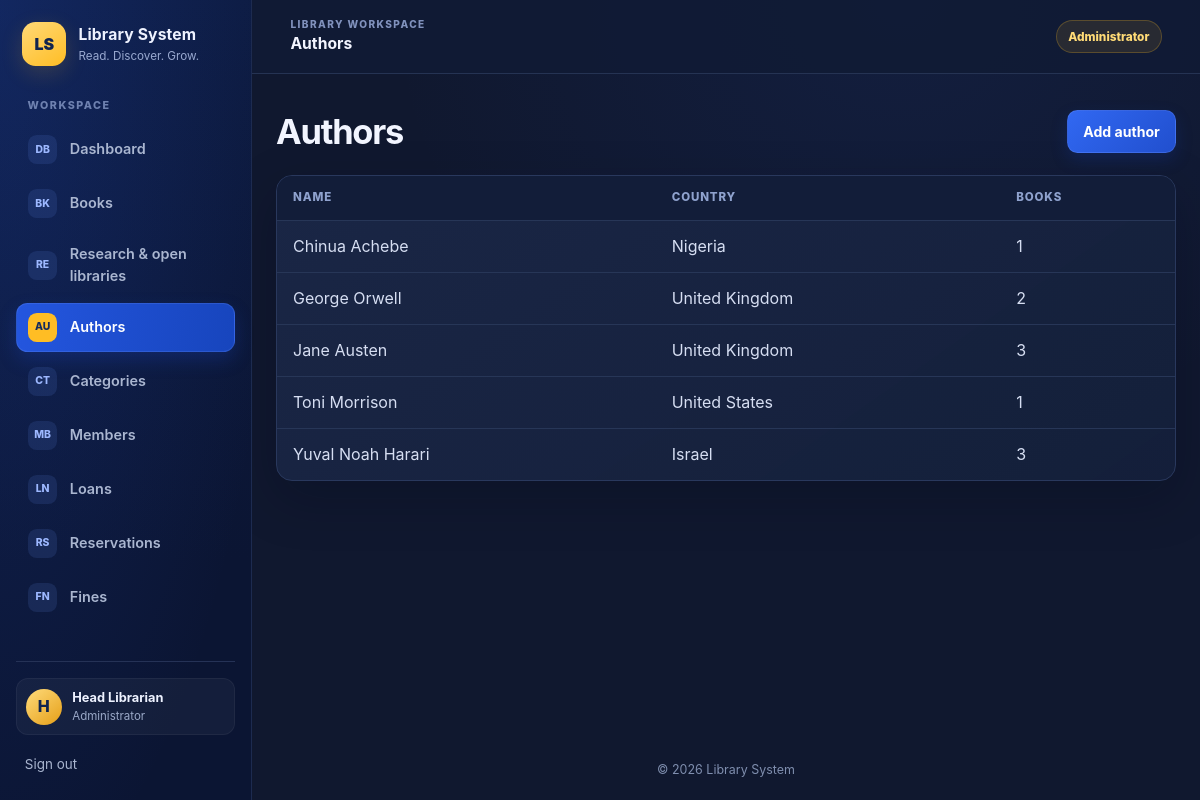
The app's page /authors/index.php (signed in) with its own data.
### tables this page shows
CREATE TABLE authors (
    author_id INT AUTO_INCREMENT PRIMARY KEY,
    name VARCHAR(100) NOT NULL,
    country VARCHAR(60)
);

### includes/functions.php (called while the page is built, shortened)
<?php
function e($string) {
    return htmlspecialchars($string ?? '', ENT_QUOTES, 'UTF-8');
}

### authors/index.php (the view, shortened to what this page needs)
<?php
require_once '../config/database.php';
require_once '../includes/functions.php';
$authors = $pdo->query(
    'SELECT authors.author_id, authors.name, authors.country, COUNT(books.book_id) AS book_count
     FROM authors
     LEFT JOIN books ON books.author_id = authors.author_id
     GROUP BY authors.author_id, authors.name, authors.country
     ORDER BY authors.name'
)->fetchAll();
require '../includes/header.php';
require '../includes/navbar.php';
?>
<main class="container">
    <header class="page-heading">
        <h1>Authors</h1>
        <a class="button" href="create.php">Add author</a>
    </header>
    <?php if (!$authors): ?>
        <p class="card empty-state">No authors have been added yet.</p>
    <?php else: ?>
        <div class="table-wrap">
            <table>
                <thead><tr><th>Name</th><th>Country</th><th>Books</th></tr></thead>
                <tbody>
                <?php foreach ($authors as $author): ?>
                    <tr>
                        <td><?= e($author['name']) ?></td>
                        <td><?= e($author['country'] ?: '—') ?></td>
                        <td><?= e($author['book_count']) ?></td>
                    </tr>
                <?php endforeach; ?>
                </tbody>
            </table>
        </div>
    <?php endif; ?>
</main>
<?php require '../includes/footer.php'; ?>

### assets/css/style.css (style rules this page uses)
:root { color-scheme: dark; font-family: Inter, "Segoe UI", Arial, sans-serif; background: #10182f; color: #eef2ff; font-synthesis: none; text-rendering: optimizeLegibility; --bg: #10182f; --sidebar: #0b1533; --surface: #151f3b; --surface-raised: #1b2849; --border: #29385d; --text: #eef2ff; --muted: #9aa8c7; --blue: #285bea; --gold: #ffbd24; --red: #ed6871; --green: #63d3ac; --shadow: 0 18px 50px rgb(3 9 25 / 25%); }
* { box-sizing: border-box; }
html { min-width: 320px; scroll-behavior: smooth; }
body { min-width: 320px; min-height: 100vh; margin: 0; color: var(--text); background: radial-gradient(ellipse at 75% 0%, rgb(42 82 190 / 11%), transparent 32rem), var(--bg); line-height: 1.55; }
a { color: #75a0ff; text-decoration: none; text-underline-offset: 3px; }
.container { width: min(1440px, calc(100% - clamp(1.25rem, 4vw, 3.5rem))); margin: clamp(1.25rem, 3vw, 2.25rem) auto; }
.page-heading { display: flex; flex-wrap: wrap; align-items: center; justify-content: space-between; gap: 1rem; margin-bottom: 1.35rem; }
.page-heading h1 { margin: 0; color: #f2f5ff; font-size: clamp(1.6rem, 3vw, 2.15rem); letter-spacing: -0.035em; line-height: 1.2; }
.card, .table-wrap { background: linear-gradient(145deg, rgb(26 39 71 / 95%), rgb(20 31 58 / 98%)); border: 1px solid var(--border); border-radius: 1rem; box-shadow: var(--shadow); }
.table-wrap { overflow-x: auto; }
table { width: 100%; border-collapse: collapse; }
th, td { padding: 0.82rem 1rem; text-align: left; vertical-align: middle; border-bottom: 1px solid #273657; }
th { color: #8fa2ce; background: #121d39; font-size: 0.72rem; font-weight: 800; letter-spacing: 0.075em; text-transform: uppercase; white-space: nowrap; }
td { color: #d6def2; }
tbody tr { transition: background 130ms ease; }
tbody tr:last-child td { border-bottom: 0; }
.button { display: inline-flex; min-height: 2.6rem; align-items: center; justify-content: center; gap: 0.4rem; padding: 0.6rem 0.95rem; color: #fff; font: inherit; font-size: 0.88rem; font-weight: 750; text-align: center; text-decoration: none; background: linear-gradient(135deg, #3168f2, #214fce); border: 1px solid rgb(144 173 255 / 18%); border-radius: 0.65rem; box-shadow: 0 7px 16px rgb(17 54 160 / 27%); cursor: pointer; transition: transform 150ms ease, filter 150ms ease, box-shadow 150ms ease; }

### records on screen
authors: name "Chinua Achebe", country "Nigeria", book_count "1"
authors: name "George Orwell", country "United Kingdom", book_count "2"
authors: name "Jane Austen", country "United Kingdom", book_count "3"
authors: name "Toni Morrison", country "United States", book_count "1"
authors: name "Yuval Noah Harari", country "Israel", book_count "3"

### other values on screen
$item['icon'] "DB"
$item['label'] "Dashboard"
$item['icon'] "BK"
$item['label'] "Books"
$item['icon'] "RE"
$item['label'] "Research & open libraries"
$item['icon'] "AU"
$item['label'] "Authors"
$item['icon'] "CT"
$item['label'] "Categories"
$item['icon'] "MB"
$item['label'] "Members"
$item['icon'] "LN"
$item['label'] "Loans"
$item['icon'] "RS"
